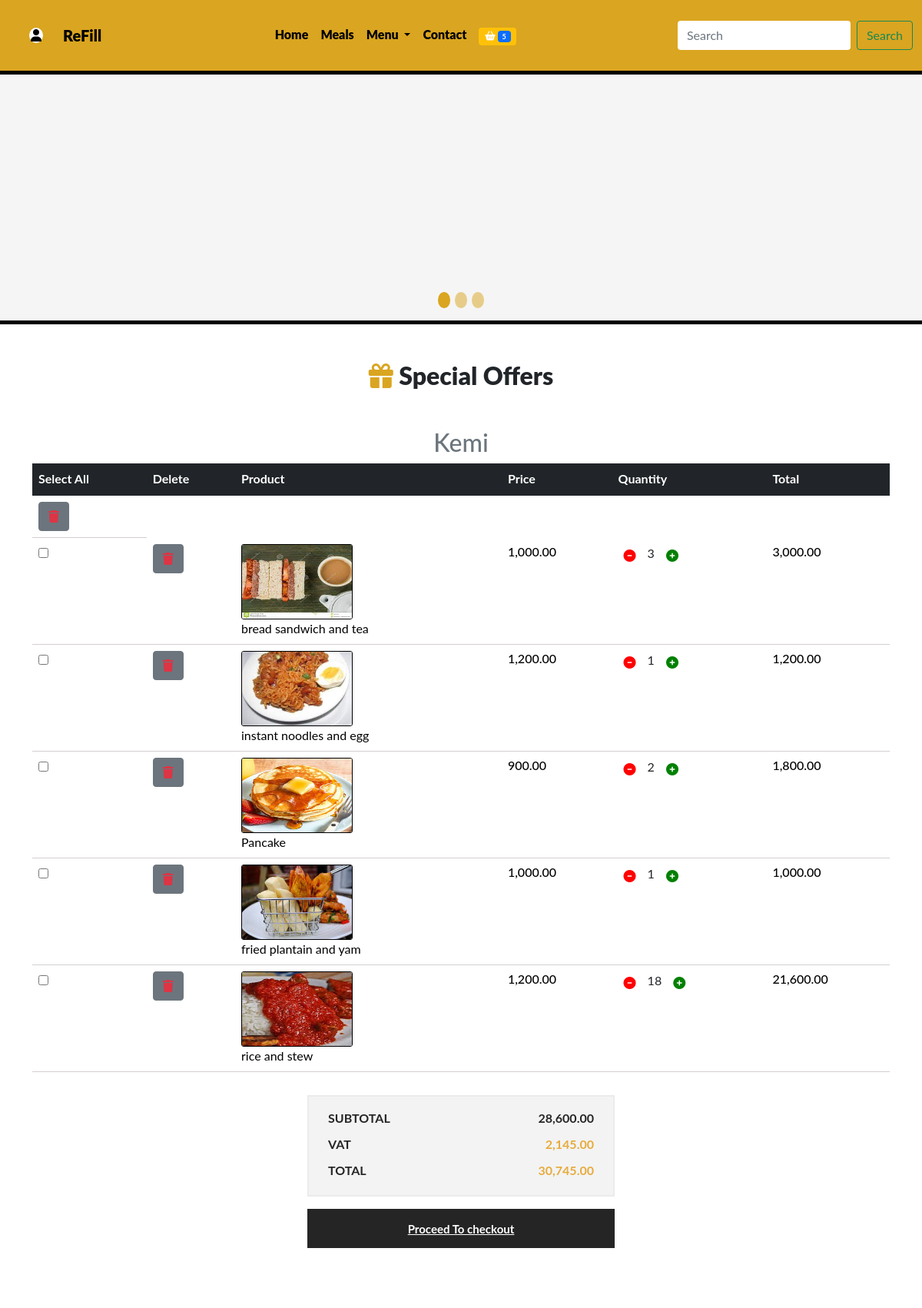
Page /mycart (signed in, upper part) on the earlier database version.
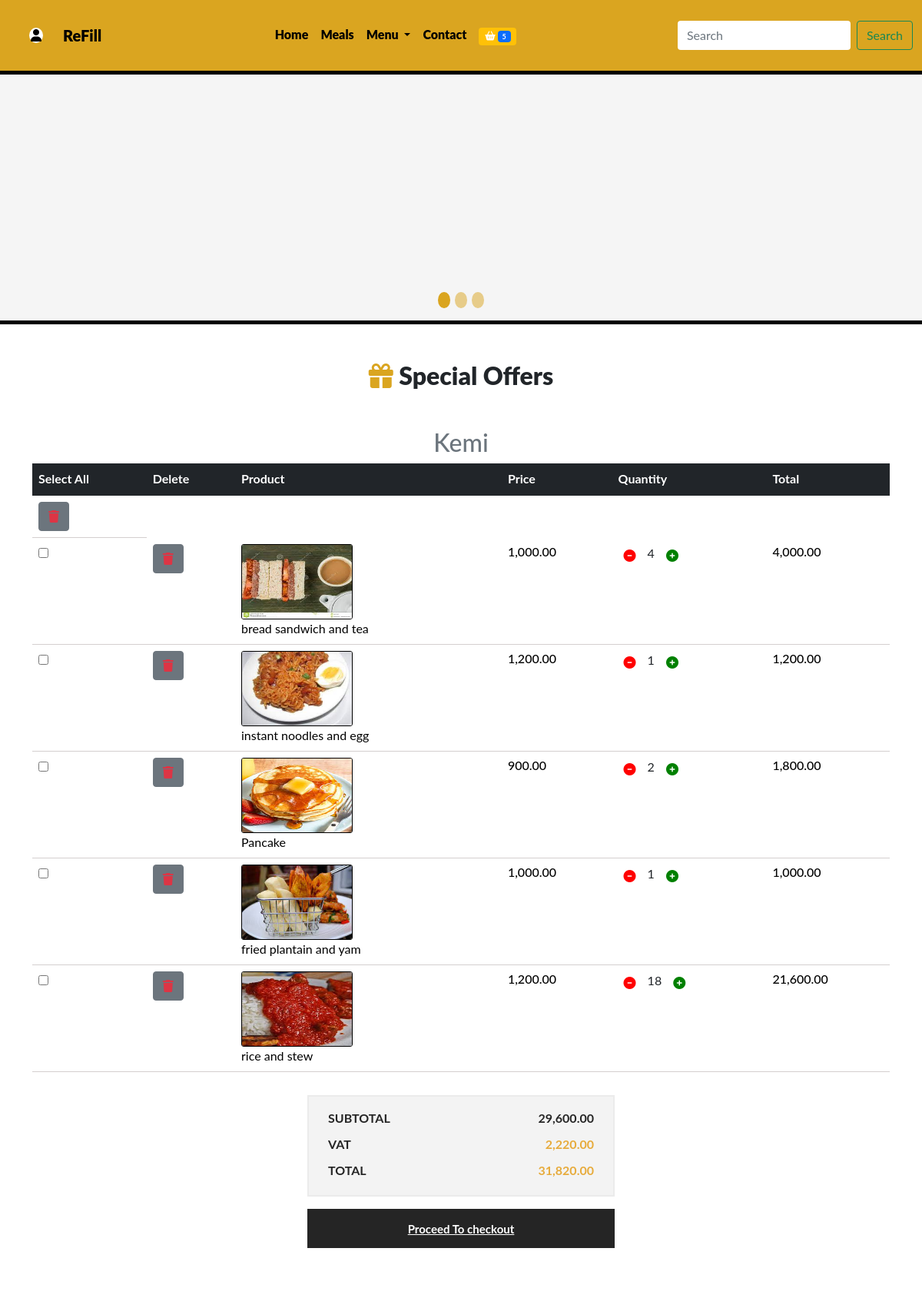
Same page on the later database version.
### dashboard/models.py (models this page shows, shortened)
class Profile(models.Model):
    user = models.OneToOneField(User, on_delete=models.CASCADE)
    first_name = models.CharField(max_length=50)
    last_name = models.CharField(max_length=50)
    email = models.EmailField(max_length=250)
    phone = models.CharField(max_length=50)
    address = models.CharField(max_length=250)
    city = models.CharField(max_length=250)
    state = models.CharField(max_length=250)
    profile_pix = models.ImageField(upload_to = 'dashboard', default='dashboard/avatar.jpg')

### cart/models.py (models this page shows, shortened)
class Shopcart(models.Model):
    user = models.ForeignKey(User, on_delete=models.CASCADE)
    dish = models.ForeignKey(Dish, on_delete=models.CASCADE)
    c_item = models.IntegerField(blank=True, null=True)
    c_date = models.DateTimeField(auto_now_add= True,)
    c_name= models.CharField(max_length=50)
    quantity = models.IntegerField()
    c_price = models.IntegerField()
    amount = models.IntegerField()
    cart_code = models.CharField(max_length= 255, default='a')
    paid = models.BooleanField (default = False)
    class Meta:
        db_table = 'shopcart'
        managed = True
        verbose_name = 'Shopcart'
        verbose_name_plural = 'Shopcarts'

### techbro/models.py (models this page shows, shortened)
class Dish(models.Model):
    category = models.ForeignKey(Category, on_delete=models.CASCADE, default=1)
    breakfast = models.BooleanField(default=False)
    lunch= models.BooleanField(default=False)
    dinner= models.BooleanField(default=False)
    appetizer= models.BooleanField(default=False)
    dessert= models.BooleanField(default=False)
    drink= models.BooleanField(default=False)
    name = models.CharField(max_length=50)
    image = models.ImageField(upload_to = 'food', default='pix.png', blank=True, null=True)
    price = models.IntegerField()
    min = models.IntegerField()
    max = models.IntegerField()
    special= models.BooleanField(default=False)
    in_stock = models.BooleanField()
    description = models.TextField()
    class Meta:
        db_table = 'dish'
        managed = True
        verbose_name = 'Dish'
        verbose_name_plural = 'Dishes'

### techbro/views.py (the view)
# urls.py: path('mycart', mycart, name='mycart'),
def mycart(request):
    profile = Profile.objects.get(user__username = request.user.username)
    shopcart = Shopcart.objects.filter(user__username = request.user.username, paid = False)
    subtotal = 0
    vat = 0
    total = 0
    for item in shopcart:
        subtotal += item.amount
        vat = 0.075 * subtotal
        total = vat + subtotal
    context={
     'profile' : profile,
     'shopcart' :shopcart,
     'subtotal' : subtotal,
     'vat': vat,
     'total': total,
     }
    return render ( request, 'mycart.html', context)

### techbro/context_processor.py (called while the page is built)
def cartcount(request,):
    count = Shopcart.objects.filter(user__username = request.user.username, paid = False)
    user1 = user__username = 1
    itemcount = 0
    for item in count:
        itemcount += item.c_item
    context = {
        'itemcount' : itemcount
    }
    return context

### techbro/templates/mycart.html (shortened to what this page needs)
{% extends 'base.html' %}
{% load humanize %}
  {%block header%}{% include 'header.html' %}{%endblock header %}
     {%block showcase %} {% include 'showcase.html' %}{% endblock showcase%}
         {%block specials %} {% include 'specials.html' %}{% endblock specials %}
{% block content %}
<section class="mt-5">
    <div class="container cart">
      <div class="table-responsive">
          <h2 class="text-center text-secondary">{{profile.first_name|title}}</h2>
        <table class="table">
          <thead class="thead bg-dark">
            <tr>
              <th scope="col" class="text-white">Select All</th>
              <th scope="col" class="text-white">Delete</th>
              <th scope="col" class="text-white">Product</th>
              <th scope="col" class="text-white">Price</th>
              <th scope="col" class="text-white">Quantity</th>
              <th scope="col" class="text-white">Total</th>
            </tr>
          </thead>
          <tbody>
            <tr>
            <td >
              <form action="{% url 'deleteallmeal' %}" method ="POST" class="deleteall">
                <button type="submit" onclick = "return confirm('Are you sure you want to delete this item')" class="btn btn-secondary text-danger "><i class="fa-solid fa-trash "></i> </button>
              </form>
          </td>
            </tr>
            {% if shopcart %}
            {% for item in shopcart %}
            <tr>
              <td>
                <form action="">
                <div class="checkbox rows">
                  <input id="box1" type="checkbox" />
                </div>
              </td>
              <td>
                  <form action="{% url 'deletemeal' %}" method ="POST">
                    <button type="submit" onclick = "return confirm('Are you sure you want to delete this item')" class="btn btn-secondary text-danger"><i class="fa-solid fa-trash"></i> </button>
                  </form>
              </td>
              <td>
                <div class="main">
                    <div class="d-flex">
                        <img src="{{item.dish.image.url}}" alt="">
                    </div>
                  <div class="des">
                    <p>{{item.c_name}}</p>
                  </div>
                </div>
              </td>
              <td>
                <h6>{{item.c_price|floatformat:2|intcomma}}</h6>
              </td>
              <td>
                <div class="counter d-flex">
                  <form action="{% url 'decrease' %}" method = "POST">
                    <button type = "submit" class ="bg-transparent border-0"><i class="fa-solid fa-circle-minus"></i></button>
                  </form>
                  <span class = "ms-2 me-2">{{item.quantity}}</span>
                  <form action="{% url 'increase' %}" method = "POST" >
                    <button type = "submit" class ="bg-transparent border-0"><i class="fa-solid fa-circle-plus"></i></button>
                  </form>
                </div>
              </td>
              <td>
                <h5>{{item.amount|floatformat:2|intcomma}}</h5>
              </td>
            </tr>
            {% endfor %}
            {% endif %}
          </tbody>
        </table>
      </div>
    </div>
  </section>
  <div class="col-lg-4 offset-lg-4">
    <div class="checkout">
      <ul>
        <li class="Subtotal">Subtotal
          <span>{{subtotal|floatformat:2|intcomma}}</span>
        </li>
        <li class="cart-total">Vat
            <span>{{vat|floatformat:2|intcomma}}</span>
        </li>
        <li class="cart-total">Total
          <span>{{total|floatformat:2|intcomma}}</span>
        </li>
      </ul>
      <a href="{% url 'checkout' %}" class="proceed-btn">Proceed To checkout</a>
    </div>
  </div>
{% endblock content  %}

### techbro/templates/base.html (shortened to what this page needs)
<!doctype html>
{% load static %}
<html lang="en">
  <head>
    <link href="https://cdn.jsdelivr.net/npm/bootstrap@5.1.3/dist/css/bootstrap.min.css" rel="stylesheet">
    <link rel="stylesheet" href="https://cdnjs.cloudflare.com/ajax/libs/font-awesome/6.1.1/css/all.min.css"/>
    <link href="https://unpkg.com/aos@2.3.1/dist/aos.css" rel="stylesheet">
    <link rel="stylesheet" href="{%static 'css/dash.css'%}">
    <link rel="stylesheet" href="{%static 'css/nedu.css'%}">
    <link rel="stylesheet" href="{%static 'css/style.css'%}">
    <link rel="stylesheet" href="{%static 'css/index.css'%}">
    <link rel="stylesheet" href="{%static 'css/mycart.css'%}">
  </head>
  <body>
    {%block header%} {%endblock header%}
      {%block showcase%} {%endblock showcase%}
      {%block specials%} {%endblock specials%}
      {% block content%} {% endblock content%}
  </body>
</html>

### techbro/templates/header.html (shortened to what this page needs)
<nav class="navbar navbar-expand-lg navbar-light techbro">
    <div class="container-fluid ">
      <a class="nav-item dropdown nav-link active" href="#" id="navbarDropdown" role="button" data-bs-toggle="dropdown" aria-expanded="false">
          <i class="fa-solid fa-user"></i>
        </a>
      <a class="navbar-brand" href="index.html">ReFill</a>
      <div class="collapse navbar-collapse" id="navbarSupportedContent">
        <ul class="navbar-nav mx-auto mb-2 mb-lg-0">
          <li class="nav-item">
            <a class="nav-link active" aria-current="page" href="{% url 'index' %}">Home</a>
          </li>
          <li class="nav-item">
            <a class="nav-link active" href="{% url 'all_food' %}">Meals</a>
          </li>
          <li class="nav-item dropdown">
            <a class="nav-link active dropdown-toggle" href="#" id="navbarDropdown" role="button" data-bs-toggle="dropdown" aria-expanded="false">
              Menu
            </a>
          </li>
          <li class="nav-item">
            <a class="nav-link active">Contact</a>
          </li>
          <li class="nav-item">
            <a href="{% url 'mycart' %}" class ="nav-link active">
              {% if itemcount > 0 %}
              <span class="badge bg-warning text-white">
                <i class="fa-solid fa-basket-shopping"></i>
                <span class="badge bg-primary text-white">{{itemcount}}</span>
              </span>
              {%else%}
              <span class="badge bg-warning text-white">
                <i class="fa-solid fa-basket-shopping"></i>
                <span class="badge bg-primary text-white">0</span>
              </span>
              {%endif %}
            </a>
          </li>
        </ul>
        <form class="d-flex">
          <input class="form-control me-2" type="search" placeholder="Search" aria-label="Search">
          <button class="btn btn-outline-success" type="submit">Search</button>
        </form>
      </div>
    </div>
  </nav>

### techbro/templates/showcase.html (shortened to what this page needs)
<section class="showcase">
    <div>
      <div id="carouselExampleCaptions" class="carousel slide" data-bs-ride="carousel">
        <div class="carousel-indicators">
          <button type="button" data-bs-target="#carouselExampleCaptions" data-bs-slide-to="0" class="active" aria-current="true" aria-label="Slide 1"></button>
          <button type="button" data-bs-target="#carouselExampleCaptions" data-bs-slide-to="1" aria-label="Slide 2"></button>
          <button type="button" data-bs-target="#carouselExampleCaptions" data-bs-slide-to="2" aria-label="Slide 3"></button>
        </div>
        <div class="carousel-inner">
        </div>
        <button class="carousel-control-prev" type="button" data-bs-target="#carouselExampleCaptions" data-bs-slide="prev">
        </button>
        <button class="carousel-control-next" type="button" data-bs-target="#carouselExampleCaptions" data-bs-slide="next">
        </button>
      </div>
    </div>
  </section>

### techbro/templates/specials.html (shortened to what this page needs)
<section class="offers">
  <div class="container">
    <h2 class="text-center mt-5 mb-5"><i class="fa-solid fa-gift"></i> Special Offers</h2>
  </div>
</section>

### techbro/static/css/dash.css (style rules this page uses)
* { box-sizing: border-box; margin: 0; padding: 0; }

### techbro/static/css/nedu.css (style rules this page uses)
* { padding: 0; margin: 0; box-sizing: border-box; }
:root { --body: white; --navbody: pink; --navbar: #0f0f0ffb; --text: #f8aa02; --navback: #003566; --moon: black; }
body { font-family: 'Lato', sans-serif; background: var(--body); }
.main .d-flex img { width: 145px; height: 98px; }
.cart .table { margin-bottom: 30px; border-bottom: 1px solid rgb(212, 207, 207); }
.cart .table thead tr th { border-top: 0px; font-size: 16px; font-weight: bold; border-bottom: 0px; }
.cart .table tbody tr td .main .d-flex { padding-right: 30px; }
.cart .table tbody tr td .main .d-flex img { border: 1px solid var(--moon); border-radius: 3px; }
.cart .table tbody tr td .main .des { vertical-align: middle; align-self: center; }
.cart .table tbody tr td .main .des p { margin-bottom: 0px; color: var(--moon); }
.cart .table tbody tr td h6 { font-size: 16px; color: var(--moon); margin-bottom: 0px; }
.cart .table tbody tr td h5 { font-size: 16px; color: var(--moon); margin-bottom: 0px; }
.cart .table tbody tr td .counter { margin-bottom: 0px; }
.counter i { padding: 7px; display: inline-block; position: relative; }
.counter .fa-circle-minus { color: red; }
.counter .fa-circle-plus { color: green; }
.checkout ul { border: 2px solid #ebebeb; background: #f3f3f3; padding-left: 25px; padding-right: 25px; padding-top: 16px; padding-bottom: 20px; }
.checkout ul li { list-style: none; font-size: 16px; font-weight: bold; color: #252525; text-transform: uppercase; overflow: hidden; }
.checkout ul li.cart-total { padding-top: 10px; }
.checkout ul li.cart-total span { color: #e7ab3c; }
.checkout ul li span { float: right; }
.checkout .proceed-btn { font-size: 15px; font-weight: bold; color: #fff; background: #252525; text-transform: uppercase; padding: 15px 25px 14px 25px; display: block; text-align: center; text-transform: none; }

### techbro/static/css/style.css (style rules this page uses)
* { margin: 0; padding: 0; box-sizing: border-box; }

### techbro/static/css/index.css (style rules this page uses)
* { margin: 0; padding: 0; box-sizing: border-box; }
.techbro { background: goldenrod; padding-top: 25px; padding-bottom: 25px; border-bottom: 5px solid black; }
.navbar { position: sticky; top: 0; z-index: 4; }
.techbro .navbar-brand { color: black; font-weight: 1000; }
.techbro #navbarSupportedContent a { color: black; font-weight: 1000; }
.techbro input[type="search"] { border: none; outline: none; }
.techbro .fa-user { color: black; border: 2px solid white; border-radius: 50%; background: white; transition: 0.5s; margin-left: 10px; margin-right: 10px; cursor: pointer; }
.showcase { border-bottom: 5px solid black; }
.showcase .carousel .carousel-indicators button { background: goldenrod; height: .1rem; width: 1rem; border-radius: 100%; }
.showcase .carousel-inner { height: 20rem; background: whitesmoke; }
.offers h2 { font-weight: 900; }
.offers .container .fa-solid { color: goldenrod; }

Differences in the rows shown:
changed Shopcart "bread sandwich and tea": quantity "3" → "4"; amount "3,000.00" → "4,000.00"
Other differences:
{{ subtotal|floatformat:2|intcomma }}: "28,600.00" → "29,600.00"
{{ vat|floatformat:2|intcomma }}: "2,145.00" → "2,220.00"
{{ total|floatformat:2|intcomma }}: "30,745.00" → "31,820.00"
